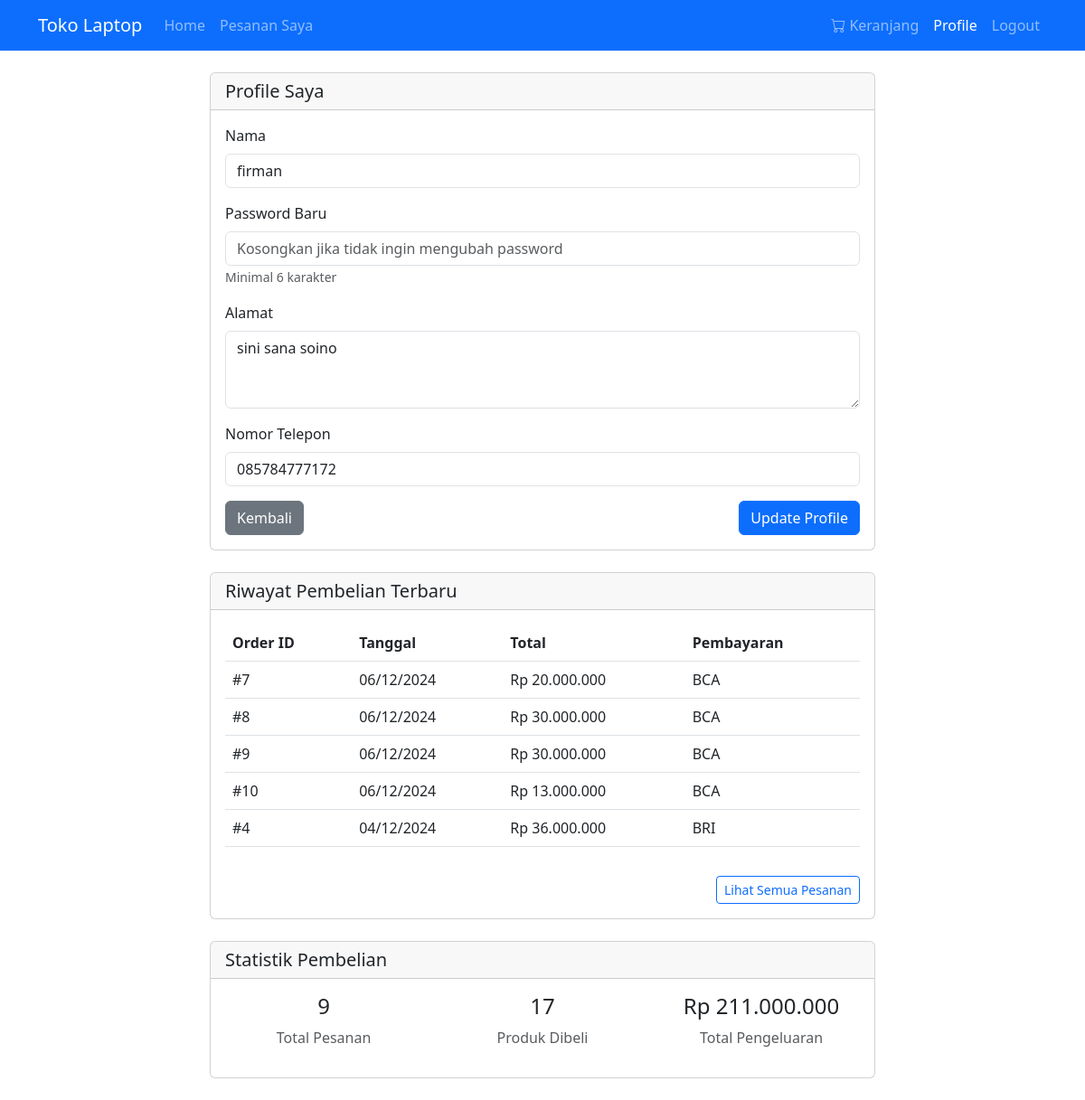
Screenshot of /toko-laptop/user/profile.php (signed in) with the database file from the repository.
### tables this page shows
CREATE TABLE `tb_user` (
  `user_id` int(11) NOT NULL,
  `nama` varchar(255) NOT NULL,
  `password` varchar(255) NOT NULL,
  `alamat` longtext DEFAULT NULL,
  `telepon` varchar(15) DEFAULT NULL
);

CREATE TABLE `tb_pembelian` (
  `id_pembelian` int(11) NOT NULL,
  `user_id` int(11) DEFAULT NULL,
  `pembayaran_id` int(11) DEFAULT NULL,
  `tanggal` date NOT NULL,
  `bayar` decimal(10,2) DEFAULT NULL,
  `jumlah_pembayaran` decimal(10,2) DEFAULT NULL,
  `kembalian` decimal(10,2) DEFAULT NULL
);

CREATE TABLE `tb_pembayaran` (
  `pembayaran_id` int(11) NOT NULL,
  `jenis_pembayaran` varchar(255) NOT NULL
);

### toko-laptop/config/koneksi.php (called while the page is built, shortened)
<?php
$host = 'localhost';
$username = 'root';
$password = '';
$database = 'toko_db';
$conn = mysqli_connect($host, $username, $password, $database);
function query($query) {
    global $conn;
    $result = mysqli_query($conn, $query);
    $rows = [];
    while ($row = mysqli_fetch_assoc($result)) {
        $rows[] = $row;
    }
    return $rows;
}
?>

### toko-laptop/user/profile.php (the view, shortened to what this page needs)
<?php
require_once '../config/koneksi.php';
$user_id = $_SESSION['user_id'];
$user = query("SELECT * FROM tb_user WHERE user_id = $user_id")[0];
?>
<!DOCTYPE html>
<html lang="en">
<head>
    <link href="https://cdn.jsdelivr.net/npm/bootstrap@5.3.0/dist/css/bootstrap.min.css" rel="stylesheet">
    <link rel="stylesheet" href="https://cdn.jsdelivr.net/npm/bootstrap-icons@1.7.2/font/bootstrap-icons.css">
</head>
<body>
    <nav class="navbar navbar-expand-lg navbar-dark bg-primary">
        <div class="container">
            <a class="navbar-brand" href="index.php">Toko Laptop</a>
            <div class="collapse navbar-collapse" id="navbarNav">
                <ul class="navbar-nav me-auto">
                    <li class="nav-item">
                        <a class="nav-link" href="index.php">Home</a>
                    </li>
                    <li class="nav-item">
                        <a class="nav-link" href="orders.php">Pesanan Saya</a>
                    </li>
                </ul>
                <ul class="navbar-nav">
                    <li class="nav-item">
                        <a class="nav-link" href="cart.php">
                            <i class="bi bi-cart"></i> Keranjang
                        </a>
                    </li>
                    <li class="nav-item">
                        <a class="nav-link active" href="profile.php">Profile</a>
                    </li>
                    <li class="nav-item">
                        <a class="nav-link" href="../auth/logout.php">Logout</a>
                    </li>
                </ul>
            </div>
        </div>
    </nav>
    <div class="container my-4">
        <div class="row justify-content-center">
            <div class="col-md-8">
                <div class="card">
                    <div class="card-header">
                        <h5 class="card-title mb-0">Profile Saya</h5>
                    </div>
                    <div class="card-body">
                        <form action="" method="post">
                            <div class="mb-3">
                                <label for="nama" class="form-label">Nama</label>
                                <input type="text" class="form-control" id="nama" name="nama" value="<?= $user['nama']; ?>" required>
                            </div>
                            <div class="mb-3">
                                <label for="password" class="form-label">Password Baru</label>
                                <input type="password" class="form-control" id="password" name="password
                                <input type="password" class="form-control" id="password" name="password"
                                       placeholder="Kosongkan jika tidak ingin mengubah password">
                                <small class="text-muted">Minimal 6 karakter</small>
                            </div>
                            <div class="mb-3">
                                <label for="alamat" class="form-label">Alamat</label>
                                <textarea class="form-control" id="alamat" name="alamat" rows="3" required><?= $user['alamat']; ?></textarea>
                            </div>
                            <div class="mb-3">
                                <label for="telepon" class="form-label">Nomor Telepon</label>
                                <input type="text" class="form-control" id="telepon" name="telepon" value="<?= $user['telepon']; ?>" required>
                            </div>
                            <div class="d-flex justify-content-between">
                                <a href="index.php" class="btn btn-secondary">Kembali</a>
                                <button type="submit" name="update" class="btn btn-primary">Update Profile</button>
                            </div>
                        </form>
                    </div>
                </div>
                <div class="card mt-4">
                    <div class="card-header">
                        <h5 class="card-title mb-0">Riwayat Pembelian Terbaru</h5>
                    </div>
                    <div class="card-body">
                        <?php
                        $recent_orders = query("SELECT p.*, pb.jenis_pembayaran
                                             FROM tb_pembelian p
                                             LEFT JOIN tb_pembayaran pb ON p.pembayaran_id = pb.pembayaran_id
                                             WHERE p.user_id = $user_id
                                             ORDER BY p.tanggal DESC LIMIT 5");
                        ?>
                        <?php if (empty($recent_orders)) : ?>
                            <p class="text-muted mb-0">Belum ada riwayat pembelian</p>
                        <?php else : ?>
                            <div class="table-responsive">
                                <table class="table table-hover">
                                    <thead>
                                        <tr>
                                            <th>Order ID</th>
                                            <th>Tanggal</th>
                                            <th>Total</th>
                                            <th>Pembayaran</th>
                                        </tr>
                                    </thead>
                                    <tbody>
                                        <?php foreach ($recent_orders as $order) : ?>
                                            <tr>
                                                <td>#<?= $order['id_pembelian']; ?></td>
                                                <td><?= date('d/m/Y', strtotime($order['tanggal'])); ?></td>
                                                <td>Rp <?= number_format($order['jumlah_pembayaran'], 0, ',', '.'); ?></td>
                                                <td><?= $order['jenis_pembayaran']; ?></td>
                                            </tr>
                                        <?php endforeach; ?>
                                    </tbody>
                                </table>
                            </div>
                            <div class="text-end mt-3">
                                <a href="orders.php" class="btn btn-outline-primary btn-sm">Lihat Semua Pesanan</a>
                            </div>
                        <?php endif; ?>
                    </div>
                </div>
                <div class="card mt-4">
                    <div class="card-header">
                        <h5 class="card-title mb-0">Statistik Pembelian</h5>
                    </div>
                    <div class="card-body">
                        <?php
                        $total_orders = query("SELECT COUNT(*) as total FROM tb_pembelian WHERE user_id = $user_id")[0]['total'];
                        $total_products = query("SELECT SUM(dp.jumlah) as total
                                               FROM tb_pembelian p
                                               JOIN tb_detail_pembelian dp ON p.id_pembelian = dp.id_pembelian
                                               WHERE p.user_id = $user_id")[0]['total'];
                        $total_spent = query("SELECT SUM(jumlah_pembayaran) as total
                                            FROM tb_pembelian
                                            WHERE user_id = $user_id")[0]['total'];
                        ?>
                        <div class="row text-center">
                            <div class="col-md-4">
                                <h4><?= $total_orders; ?></h4>
                                <p class="text-muted">Total Pesanan</p>
                            </div>
                            <div class="col-md-4">
                                <h4><?= $total_products ?? 0; ?></h4>
                                <p class="text-muted">Produk Dibeli</p>
                            </div>
                            <div class="col-md-4">
                                <h4>Rp <?= number_format($total_spent ?? 0, 0, ',', '.'); ?></h4>
                                <p class="text-muted">Total Pengeluaran</p>
                            </div>
                        </div>
                    </div>
                </div>
            </div>
        </div>
    </div>
</body>
</html>

### rows the page displays
tb_user: nama "firman", alamat "sini sana soino", telepon "085784777172"
tb_pembelian: id_pembelian "7", tanggal "06/12/2024", jumlah_pembayaran "20.000.000", pembayaran.jenis_pembayaran "BCA"
tb_pembelian: id_pembelian "8", tanggal "06/12/2024", jumlah_pembayaran "30.000.000", pembayaran.jenis_pembayaran "BCA"
tb_pembelian: id_pembelian "9", tanggal "06/12/2024", jumlah_pembayaran "30.000.000", pembayaran.jenis_pembayaran "BCA"
tb_pembelian: id_pembelian "10", tanggal "06/12/2024", jumlah_pembayaran "13.000.000", pembayaran.jenis_pembayaran "BCA"
tb_pembelian: id_pembelian "4", tanggal "04/12/2024", jumlah_pembayaran "36.000.000", pembayaran.jenis_pembayaran "BRI"

### other values shown
$total_orders "9"
$total_products "17"
$total_spent "211.000.000"
